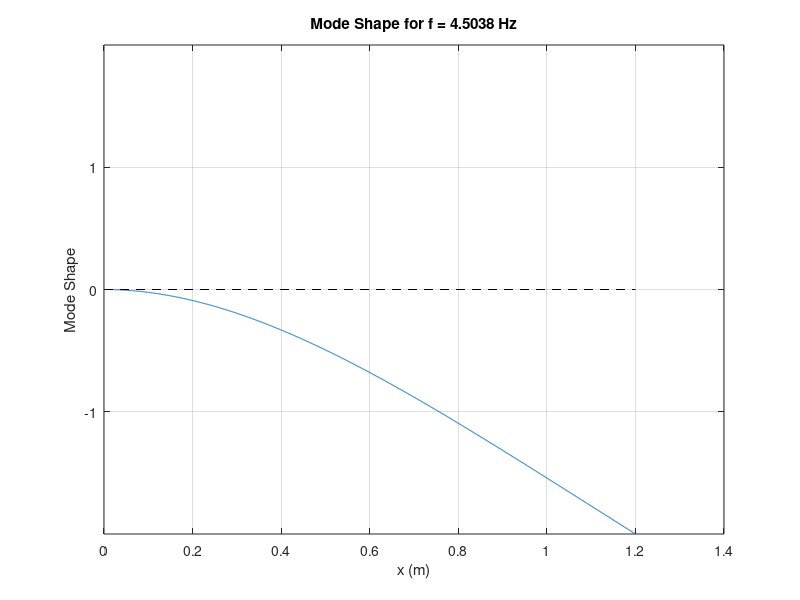
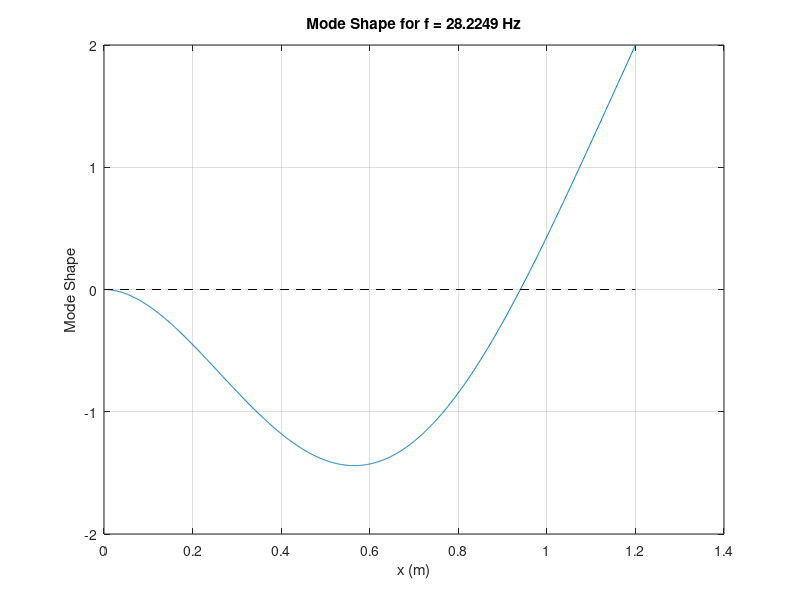
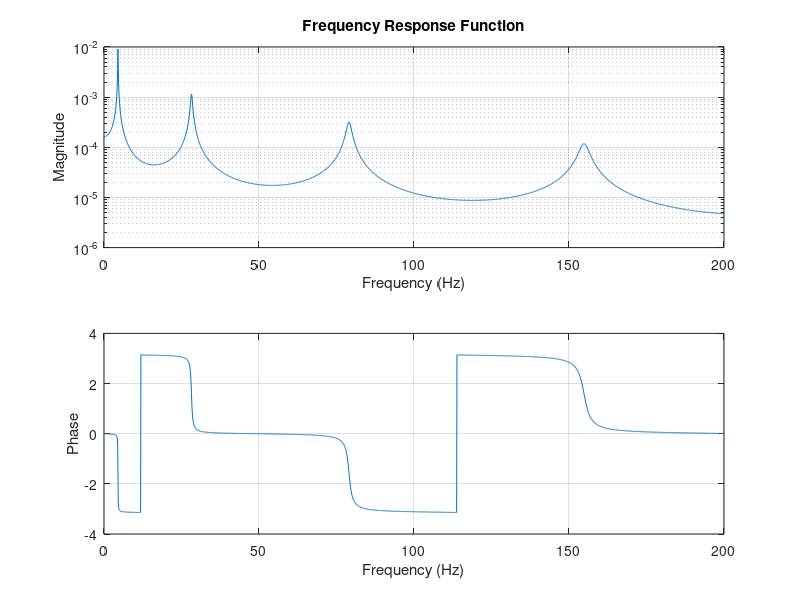
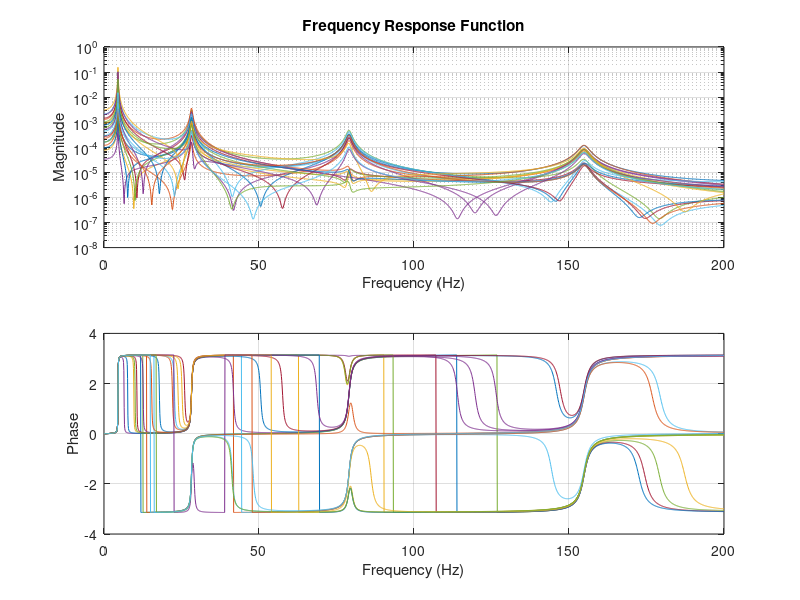

Recreate these plots in MATLAB, in order.
tic; % Start timing

close all; clc;

% Data of the reference structure
L = 1.2; % m
h = 8e-3; % m
b = 40e-3; % m
rho = 2700; % kg/m^3
E = 68e9; % Pa
J = b * h^3 / 12; % m^4
m = rho * b * h * L; % kg

% Boundary conditions
H = @(gamma) [  1,  0,  1,   0;
                0,  1,  0,   1;
               -cos(gamma*L), -sin(gamma*L),  cosh(gamma*L),  sinh(gamma*L);
                sin(gamma*L), -cos(gamma*L),  sinh(gamma*L),  cosh(gamma*L)];

% Characteristic equation
chareq = @(gamma) det(H(gamma));

% Solve the characteristic equation for gamma
gamma_vals = linspace(0, 50, 10000);
chareq_vals = arrayfun(chareq, gamma_vals);

% Numerically find the roots of the characteristic equation
gamma_roots = zeros(1, length(gamma_vals) - 1);
root_count = 0;
for i = 1:length(gamma_vals)-1
    if chareq_vals(i) * chareq_vals(i+1) < 0
        root_count = root_count + 1;
        gamma_roots(root_count) = fzero(chareq, [gamma_vals(i), gamma_vals(i+1)]);
    end
end
gamma_roots = gamma_roots(1:root_count);

% Convert gamma roots to frequencies
omega_i = gamma_roots.^2 * sqrt(E * J / (rho * b * h));
f_i = omega_i / (2 * pi);

disp(['First 4 natural frequencies: ', num2str(f_i(1:4)), ' Hz']);

%% Mode shapes

% Compute the mode shapes
x_vals = linspace(0, L, 1000);
mode_shapes = zeros(4, length(gamma_roots));

for i = 1:length(gamma_roots)
    g_i = gamma_roots(i);
    H_i = H(g_i);
    H_hat = H_i(2:4, 2:4);
    N = H_i(2:4, 1);
    H_hat_inv = pinv(H_hat);
    w_hat = -H_hat_inv * N;
    w_i = [1; w_hat];
    mode_shapes(:, i) = w_i; % Normalize the mode shape
end

function phi = phi_shape(gamma, x)
    phi = [cos(gamma * x); sin(gamma * x); cosh(gamma * x); sinh(gamma * x)];
end

% Plot the mode shapes
for i = 1:2
    figure;
    g_i = gamma_roots(i);
    shape_i = mode_shapes(:, i)' * phi_shape(g_i, x_vals);
    plot(x_vals, shape_i);
    hold on;
    line([0, L], [0, 0], 'LineStyle', '--', 'Color', 'k');
    title(['Mode Shape for f = ', num2str(f_i(i)), ' Hz']);
    xlabel('x (m)');
    ylabel('Mode Shape');
    grid on;
    ylim([-max(abs(shape_i)), max(abs(shape_i))]);
end

%% Frequency response function
x_j = 0.2; % m
x_k = 1.2; % m
damp_factor = 0.01;

freqs = linspace(0, 200, 2000);

function FRF = computeFRF(freqs, gamma_roots, mode_shapes, x_j, x_k, x_vals, damp_factor, E, J, rho, b, h, m)
    % Preallocation of FRF
    FRF = zeros(1, length(freqs));
    
    % Calculation of constants
    omega_vals = 2 * pi * freqs;
    omega_i_vals = gamma_roots.^2 * sqrt(E * J / (rho * b * h));
    
    % Pre-calculation of phi_shape for x_j, x_k and x_vals
    phi_j_vals = arrayfun(@(g_i) phi_shape(g_i, x_j), gamma_roots, 'UniformOutput', false);
    phi_k_vals = arrayfun(@(g_i) phi_shape(g_i, x_k), gamma_roots, 'UniformOutput', false);
    phi_i_vals = arrayfun(@(g_i) phi_shape(g_i, x_vals), gamma_roots, 'UniformOutput', false);
    
    % Calculation of modal masses
    m_i_vals = arrayfun(@(j) trapz(x_vals, m * (mode_shapes(:, j)' * phi_i_vals{j}).^2), 1:length(gamma_roots));
    
    % Main loop
    for i = 1:length(freqs)
        omega = omega_vals(i);
        FRF(i) = 0;
        for j = 1:length(gamma_roots)
            omega_i = omega_i_vals(j);
            w_i = mode_shapes(:, j);
            phi_j = w_i' * phi_j_vals{j};
            phi_k = w_i' * phi_k_vals{j};
            m_i = m_i_vals(j);
            num = (phi_j * phi_k / m_i);
            den = -omega^2 + 2j * damp_factor * omega_i * omega + omega_i^2;
            FRF(i) = FRF(i) + num / den;
        end
    end
end

FRF = computeFRF(freqs, gamma_roots, mode_shapes, x_j, x_k, x_vals, damp_factor, E, J, rho, b, h, m);

% Plot the FRF
figure;
subplot(2, 1, 1);
semilogy(freqs, abs(FRF));
title('Frequency Response Function');
xlabel('Frequency (Hz)');
ylabel('Magnitude');
grid on;
subplot(2, 1, 2);
plot(freqs, angle(FRF));
xlabel('Frequency (Hz)');
ylabel('Phase');
grid on;

%% Considering N FRFs

x_js = [0.2, 0.4, 0.6, 0.8, 1.0];
x_ks = [1.2, 0.9, 0.6, 0.3];

G_exp = zeros(length(freqs), length(x_js) * length(x_ks));

for i = 1:length(x_js)
    for j = 1:length(x_ks)
        x_j = x_js(i);
        x_k = x_ks(j);
        FRF = computeFRF(freqs, gamma_roots, mode_shapes, x_j, x_k, x_vals, damp_factor, E, J, rho, b, h, m);
        G_exp(:, (i-1)*length(x_ks) + j) = FRF';
    end
end

% Plot the FRFs
figure;
subplot(2, 1, 1);
semilogy(freqs, abs(G_exp));
title('Frequency Response Function');
xlabel('Frequency (Hz)');
ylabel('Magnitude');
grid on;
subplot(2, 1, 2);
plot(freqs, angle(G_exp));
xlabel('Frequency (Hz)');
ylabel('Phase');
grid on;

toc; % End timing and display elapsed time